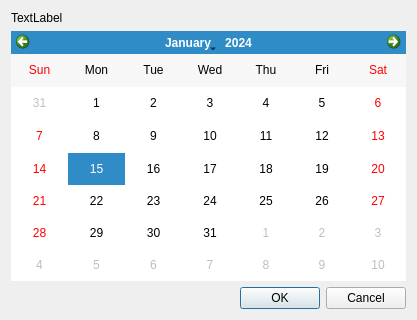
<?xml version="1.0" encoding="UTF-8"?>
<ui version="4.0">
 <class>clUI_Dialog_CalendarDatePicker</class>
 <widget class="QDialog" name="clUI_Dialog_CalendarDatePicker">
  <property name="geometry">
   <rect>
    <x>0</x>
    <y>0</y>
    <width>417</width>
    <height>320</height>
   </rect>
  </property>
  <property name="windowTitle">
   <string>Dialog</string>
  </property>
  <layout class="QVBoxLayout" name="verticalLayout">
   <item>
    <widget class="QLabel" name="label">
     <property name="text">
      <string>TextLabel</string>
     </property>
    </widget>
   </item>
   <item>
    <widget class="QCalendarWidget" name="calendarWidget">
     <property name="firstDayOfWeek">
      <enum>Qt::Sunday</enum>
     </property>
     <property name="verticalHeaderFormat">
      <enum>QCalendarWidget::NoVerticalHeader</enum>
     </property>
    </widget>
   </item>
   <item>
    <widget class="QDialogButtonBox" name="buttonBox">
     <property name="orientation">
      <enum>Qt::Horizontal</enum>
     </property>
     <property name="standardButtons">
      <set>QDialogButtonBox::Cancel|QDialogButtonBox::Ok</set>
     </property>
    </widget>
   </item>
  </layout>
 </widget>
 <resources/>
 <connections>
  <connection>
   <sender>buttonBox</sender>
   <signal>accepted()</signal>
   <receiver>clUI_Dialog_CalendarDatePicker</receiver>
   <slot>accept()</slot>
   <hints>
    <hint type="sourcelabel">
     <x>248</x>
     <y>254</y>
    </hint>
    <hint type="destinationlabel">
     <x>157</x>
     <y>274</y>
    </hint>
   </hints>
  </connection>
  <connection>
   <sender>buttonBox</sender>
   <signal>rejected()</signal>
   <receiver>clUI_Dialog_CalendarDatePicker</receiver>
   <slot>reject()</slot>
   <hints>
    <hint type="sourcelabel">
     <x>316</x>
     <y>260</y>
    </hint>
    <hint type="destinationlabel">
     <x>286</x>
     <y>274</y>
    </hint>
   </hints>
  </connection>
 </connections>
</ui>
